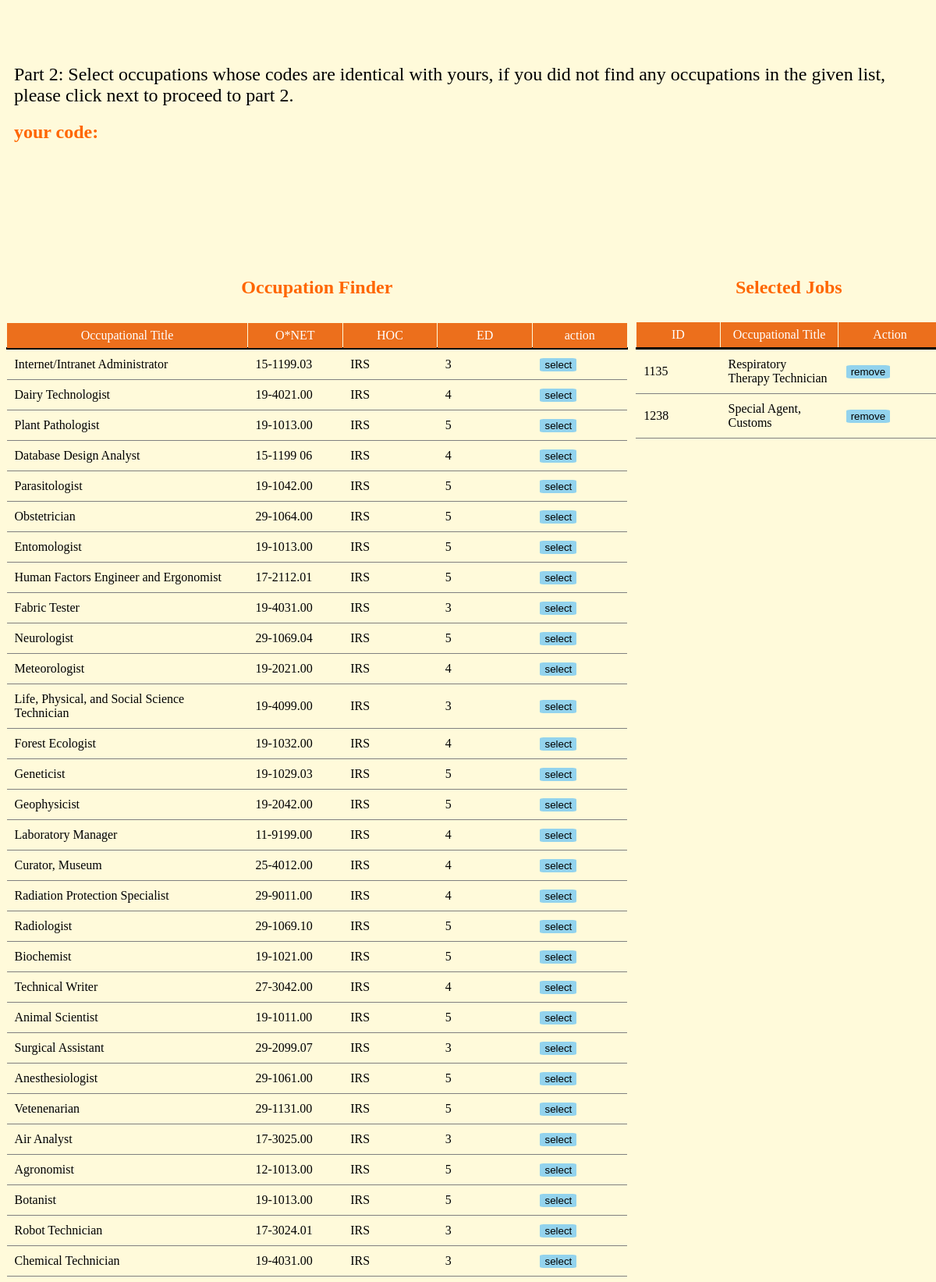
The page /assessment/trysel.php (signed in, upper part) on the database its author committed.
### tables this page shows
CREATE TABLE `jobs` (
  `id` int(11) NOT NULL,
  `jobName` varchar(75) NOT NULL,
  `onet` varchar(15) NOT NULL,
  `jobCode` varchar(5) NOT NULL,
  `ed` varchar(3) NOT NULL
);

CREATE TABLE `selectedjobs2` (
  `id` int(11) NOT NULL,
  `job_id` int(11) NOT NULL,
  `student_id` int(11) NOT NULL
);

### assessment/showJob2.php (called while the page is built)
<?php
$id = $_SESSION['user_id'];
$sql = "SELECT code FROM stud_code WHERE student_id = $id";
$result = mysqli_query($conn, $sql);
$row = mysqli_fetch_assoc($result);
$studCode = $row['code'];
if(strlen($studCode) > 3) {
    $code = explode(" ", $studCode);
    $arrayCode = array_slice($code, 0, 3);
    list($letter1, $letter2, $letter3) = $arrayCode;
    $combi1 = array($letter1, $letter3, $letter2);
    $combination1 = implode("", $combi1);
    $combi2 = array($letter2, $letter1, $letter3);
    $combination2 = implode("", $combi2);
    $combi3 = array($letter2, $letter3, $letter1);
    $combination3 = implode("", $combi3);
    $combi4 = array($letter3, $letter1, $letter2);
    $combination4 = implode("", $combi4);
    $combi5 = array($letter3, $letter2, $letter1);
    $combination5 = implode("", $combi5);
}
$sql = "SELECT * FROM jobs WHERE jobCode = '$combination1' or jobCode = '$combination2'
or jobCode = '$combination3' or jobCode = '$combination4'
or jobCode = '$combination5' ORDER BY jobCode";
$result = mysqli_query($conn, $sql);
?>

### assessment/trysel.php (the view, shortened to what this page needs)
<?php
require "../config/db.php";
?>
<!DOCTYPE html>
<html lang="en">
<head>
    <link rel="stylesheet" href="assessment.css">
</head>
<body>
    <div class="container-h">
        <p>Part 2: Select occupations whose codes are identical with yours, if you did not find any occupations
        in the given list, please click next to proceed to part 2. </p>
        <h2>your code: <?php $finalCode?></h2>
    </div>
    <?php  include "showJob2.php";
    if(mysqli_num_rows($result) > 0) {
    ?>
    <div class="container-left">
        <div class="heading">Occupation Finder</div>
        <table class="tb">
            <thead>
                <tr>
                    <th>Occupational Title</th>
                    <th>O*NET</th>
                    <th>HOC</th>
                    <th>ED</th>
                    <th>action</th>
                </tr>
            </thead>
            <?php
                while($row = mysqli_fetch_assoc($result)) {
                    $jobID = $row['id'];
                    $jobName = $row['jobName'];
                    $onet = $row['onet'];
                    $jobCode = $row['jobCode'];
                    $ed = $row['ed'];
            ?>
            <tbody>
                <tr>
                    <td><?php echo $jobName;?></td>
                    <td><?php echo $onet;?></td>
                    <td><?php echo $jobCode;?></td>
                    <td><?php echo $ed;?></td>
                    <td>
                        <a href="pickJob2.php?id=<?=$jobID?>"><button class="btn-sel">select</button>
                    </td>
                </tr>
            <?php
                }
            ?>
        </table>
    </div>
    <?php
        }
    $sql = "SELECT * FROM jobs INNER JOIN selectedjobs2 ON jobs.id = selectedjobs2.job_id WHERE student_id = $id";
        $result = mysqli_query($conn, $sql);
        if(mysqli_num_rows($result) > 0) {
    ?>
    <div class="container-right">
        <div class="heading">Selected Jobs</div>
            <table class="tb">
                <thead>
                    <tr>
                        <th>ID</th>
                        <th>Occupational Title</th>
                        <th>Action</th>
                    </tr>
                </thead>
                <?php
                    while($row = mysqli_fetch_assoc($result)) {
                        $jobID = $row['job_id'];
                        $jobName = $row['jobName'];
                        ?>
                        <tbody>
                            <tr>
                                <td><?php echo $jobID?></td>
                                <td><?php echo $jobName;?></td>
                                <td>
                                <a href="removeJob2.php?id=<?=$jobID?>"><button class="btn-sel">remove</button></td>
                            </tr>
                        </tbody>
                        <?php
                    }
                ?>
            </table>
    </div>
    <?php
        }
    ?>
</body>
</html>

### assessment/assessment.css (style rules this page uses)
* { text-decoration: none; }
body { background-color: #fffada; width: 100%; height: 100vh; display: grid; grid-template-columns: repeat(12, 1fr); grid-template-rows: repeat(12, 1fr); gap: 10px; }
.container-h { grid-column: 1/ span 12; margin: 50px 10px 10px 10px; }
.container-h p { margin-bottom: 5px; font-size: 1.5rem; }
h2 { color: #ff6600; font-weight: bold; margin-bottom: 5px; }
.container-left { grid-column: 1/ span 8; grid-row: 2/ span 10; overflow-y: auto; }
.container-right { grid-column: 9/ span 4; grid-row: 2/ span 10; overflow-y: auto; }
.container-left thead th , h2 { position: sticky; top: 0; }
.container-right thead th , h2 { position: sticky; top: 0; }
.tb { width: 100%; margin: 30px auto; border-collapse: collapse; }
.tb th { background-color: #ec6f1c; color: #fff; width: 10%; height: 30px; border: 1px solid #fffada; font-weight: normal; border-bottom: 3px solid #000; }
.tb td { justify-content: start; padding: 10px; border-bottom: 1px solid #808080; }
.heading { text-align: center; font-size: 1.5rem; margin-top: 10px; color: #ff6600; font-weight: bold; }
.btn-sel { background-color: #93d3ed; border: none; border-radius: 10%; }

### rows shown on the page
jobs: jobName "Internet/Intranet Administrator", onet "15-1199.03", jobCode "IRS", ed "3"
jobs: jobName "Dairy Technologist", onet "19-4021.00", jobCode "IRS", ed "4"
jobs: jobName "Plant Pathologist", onet "19-1013.00", jobCode "IRS", ed "5"
jobs: jobName "Database Design Analyst", onet "15-1199 06", jobCode "IRS", ed "4"
jobs: jobName "Parasitologist", onet "19-1042.00", jobCode "IRS", ed "5"
jobs: jobName "Obstetrician", onet "29-1064.00", jobCode "IRS", ed "5"
jobs: jobName "Entomologist", onet "19-1013.00", jobCode "IRS", ed "5"
jobs: jobName "Human Factors Engineer and Ergonomist", onet "17-2112.01", jobCode "IRS", ed "5"
jobs: jobName "Fabric Tester", onet "19-4031.00", jobCode "IRS", ed "3"
jobs: jobName "Neurologist", onet "29-1069.04", jobCode "IRS", ed "5"
jobs: jobName "Meteorologist", onet "19-2021.00", jobCode "IRS", ed "4"
jobs: jobName "Life, Physical, and Social Science Technician", onet "19-4099.00", jobCode "IRS", ed "3"
jobs: jobName "Forest Ecologist", onet "19-1032.00", jobCode "IRS", ed "4"
jobs: jobName "Geneticist", onet "19-1029.03", jobCode "IRS", ed "5"
jobs: jobName "Geophysicist", onet "19-2042.00", jobCode "IRS", ed "5"
jobs: jobName "Laboratory Manager", onet "11-9199.00", jobCode "IRS", ed "4"
jobs: jobName "Curator, Museum", onet "25-4012.00", jobCode "IRS", ed "4"
jobs: jobName "Radiation Protection Specialist", onet "29-9011.00", jobCode "IRS", ed "4"
jobs: jobName "Radiologist", onet "29-1069.10", jobCode "IRS", ed "5"
jobs: jobName "Biochemist", onet "19-1021.00", jobCode "IRS", ed "5"
jobs: jobName "Technical Writer", onet "27-3042.00", jobCode "IRS", ed "4"
jobs: jobName "Animal Scientist", onet "19-1011.00", jobCode "IRS", ed "5"
jobs: jobName "Surgical Assistant", onet "29-2099.07", jobCode "IRS", ed "3"
jobs: jobName "Anesthesiologist", onet "29-1061.00", jobCode "IRS", ed "5"
jobs: jobName "Vetenenarian", onet "29-1131.00", jobCode "IRS", ed "5"
jobs: jobName "Air Analyst", onet "17-3025.00", jobCode "IRS", ed "3"
jobs: jobName "Agronomist", onet "12-1013.00", jobCode "IRS", ed "5"
jobs: jobName "Botanist", onet "19-1013.00", jobCode "IRS", ed "5"
jobs: jobName "Robot Technician", onet "17-3024.01", jobCode "IRS", ed "3"
jobs: jobName "Chemical Technician", onet "19-4031.00", jobCode "IRS", ed "3"
selectedjobs2: job "1135", job.jobName "Respiratory Therapy Technician"
selectedjobs2: job "1238", job.jobName "Special Agent, Customs"
